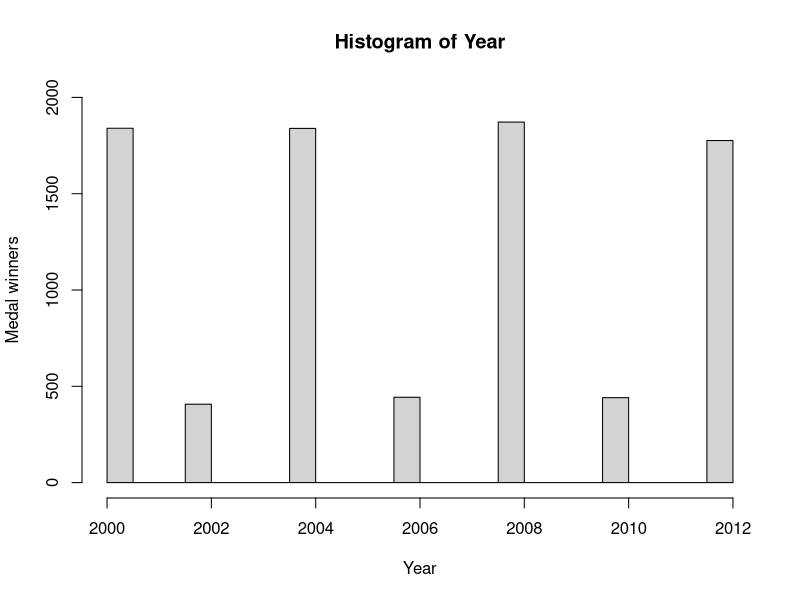
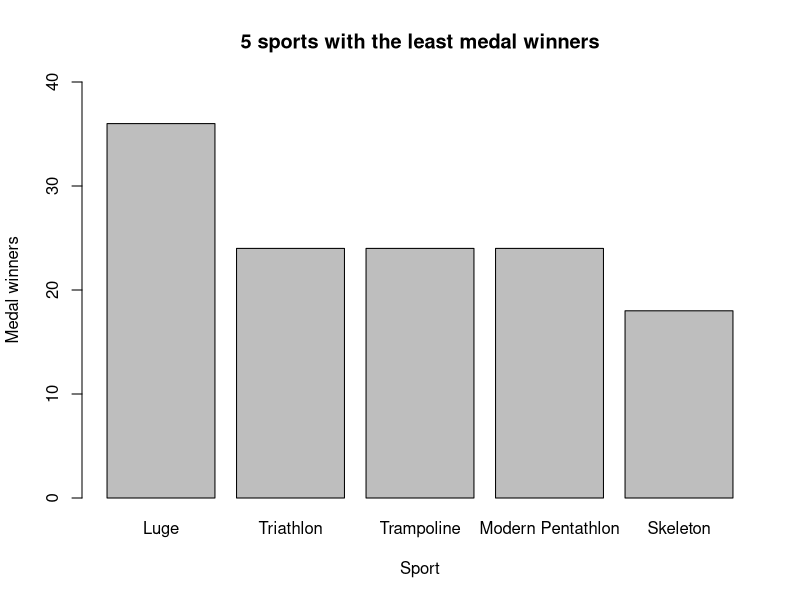
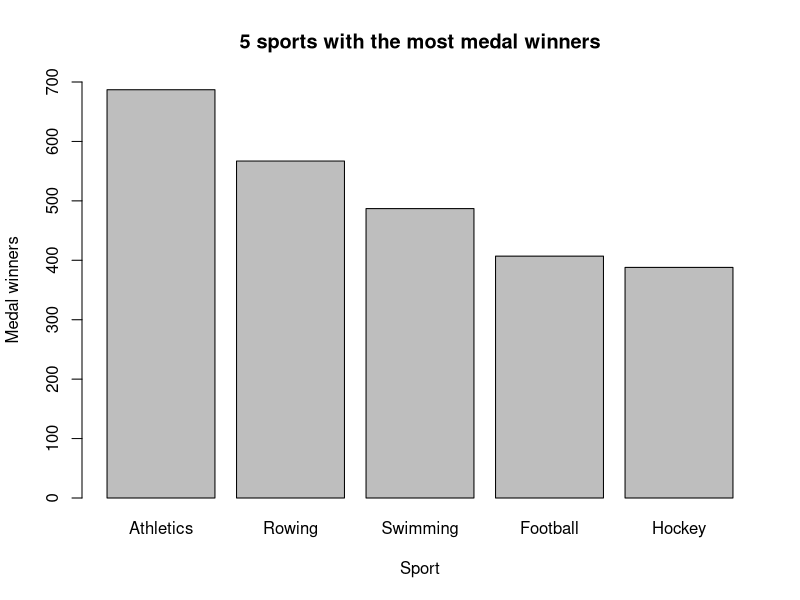
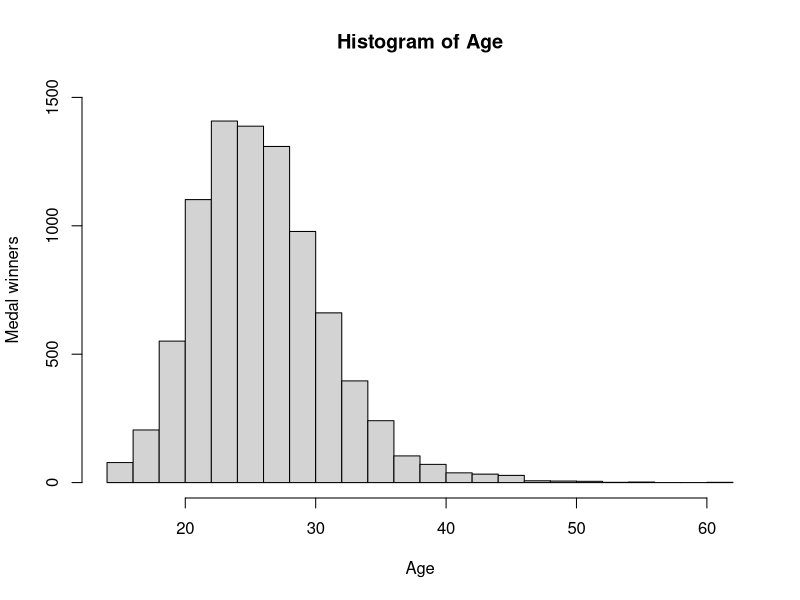
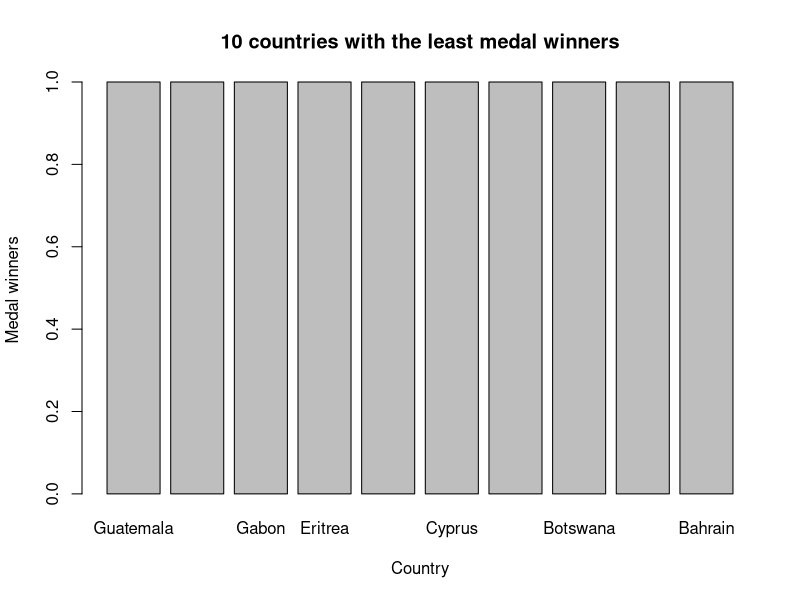
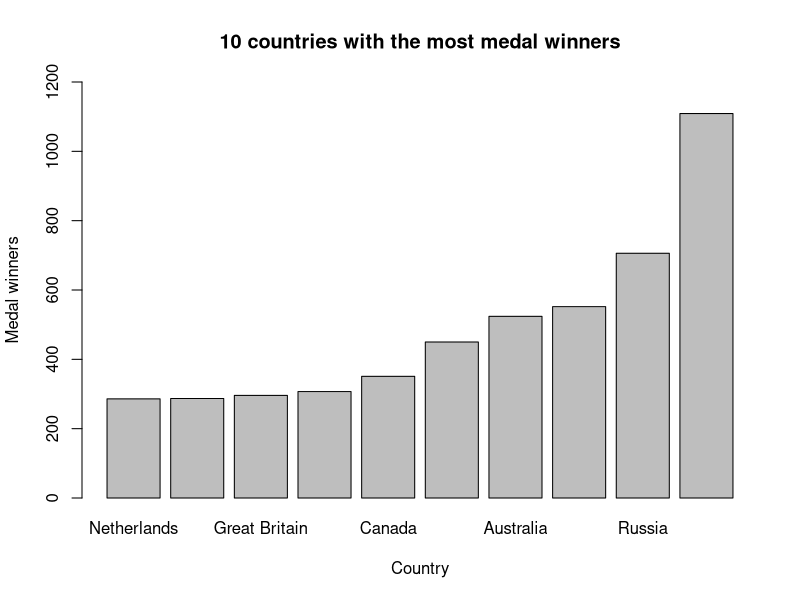
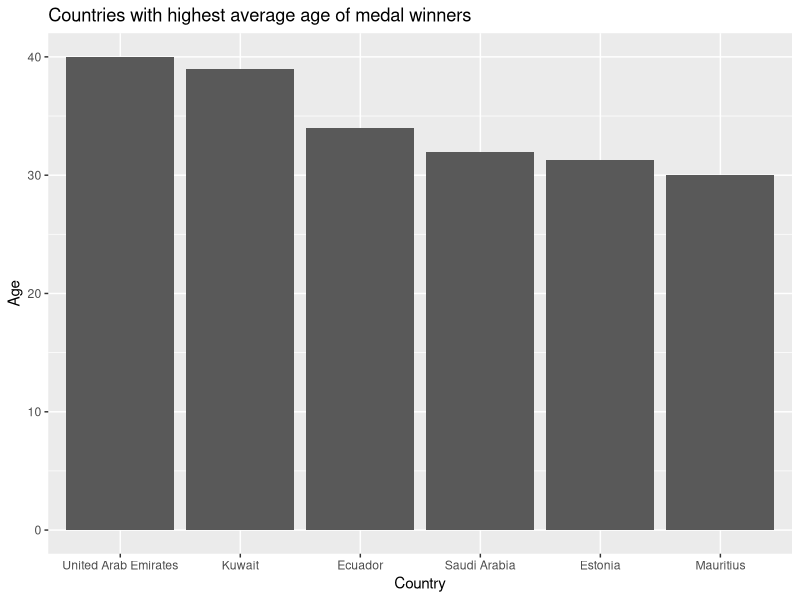
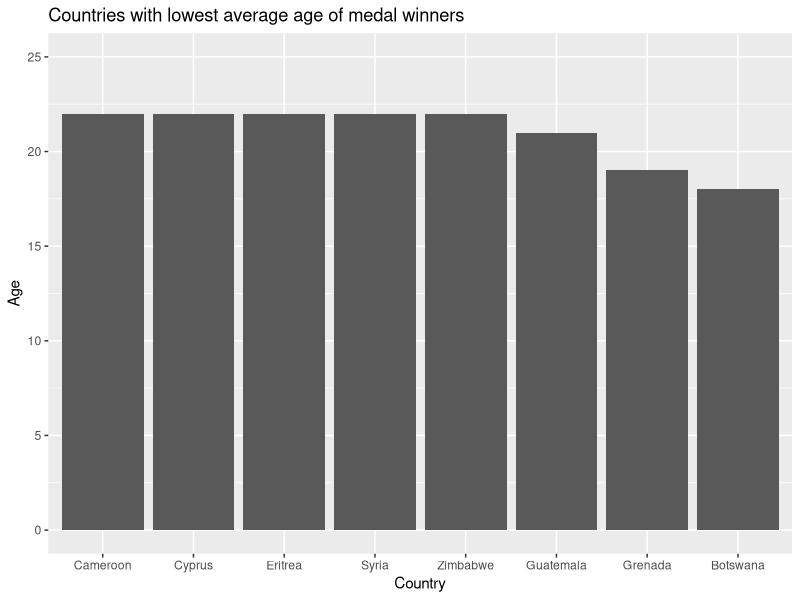

Write R code to recreate these figures, in order.
setwd("c:/users/erlizhou/Desktop/Career/olympic")
data = read.csv("OlympicAthletes_0.csv", header = TRUE)
head(data)
names(data)
dim(data)
summary(data)
attach(data)
hist(Year, breaks = 20, ylim = c(0,2000), ylab = "Medal winners")
with(data, barplot(rev(sort(table(Sport))[1:5]), ylim = c(0,40), xlab="Sport",ylab="Medal winners",main="5 sports with the least medal winners"))
with(data, barplot((sort(table(Sport), decreasing = TRUE)[1:5]),ylim = c(0,700), xlab="Sport",ylab="Medal winners",main="5 sports with the most medal winners"))
hist(Age, breaks = 18, ylim = c(0,1500),ylab = "Medal winners")
with(data, barplot(rev(sort(table(Country))[1:10]), xlab="Country",ylab="Medal winners",main="10 countries with the least medal winners"))
with(data, barplot(rev(sort(table(Country),decreasing = TRUE)[1:10]), ylim=c(0,1200),xlab="Country",ylab="Medal winners",main="10 countries with the most medal winners"))
newdata <- na.omit(data)
require(ggplot2)
age_by_country <- aggregate(newdata[,2], list(newdata$Country), mean)
age_30 <- age_by_country[age_by_country[,2] >= 30,]
ggplot(age_30, aes(x = reorder(Group.1, -x), y = x))+geom_bar(stat="identity")+ggtitle("Countries with highest average age of medal winners")+xlab("Country")+ylab("Age")+ylim(0,40)
age_22 <- age_by_country[age_by_country[,2] <= 22,]
ggplot(age_22, aes(x = reorder(Group.1, -x), y = x))+geom_bar(stat="identity")+ggtitle("Countries with lowest average age of medal winners")+xlab("Country")+ylab("Age")+ylim(0,25)
age_by_sport <- aggregate(newdata[,2], list(newdata$Sport), mean)
age_29 <- age_by_sport[age_by_sport[,2] >= 29,]
ggplot(age_29, aes(x = reorder(Group.1, -x), y = x))+geom_bar(stat="identity")+ggtitle("Sports with highest average age of medal winners")+xlab("Sport")+ylab("Age")+ylim(0,40)
age_23 <- age_by_sport[age_by_sport[,2] <= 23,]
ggplot(age_23, aes(x = reorder(Group.1, -x), y = x))+geom_bar(stat="identity")+ggtitle("Sports with lowest average age of medal winners")+xlab("Sport")+ylab("Age")+ylim(0,25)
age_by_year <- aggregate(newdata[,2], list(newdata$Year), mean)
ggplot(age_by_year, aes(x = reorder(Group.1, -x), y = x))+geom_bar(stat="identity")+ggtitle("Average age of medal winners by year")+xlab("Year")+ylab("Age")+ylim(0,30)
medals_by_country <- aggregate(data[,10], list(data$Country), mean)
medal_high <- medals_by_country[medals_by_country[,2] >= 1.3,]
ggplot(medal_high, aes(x = reorder(Group.1, -x), y = x))+geom_bar(stat="identity")+ggtitle("Countries with highest average medals per medal winner")+xlab("Country")+ylab("Medals")+ylim(0,4)
goldratio_by_country <- aggregate(data[,7]/data[,10], list(data$Country), mean)
goldratio_high <- goldratio_by_country[goldratio_by_country[,2] == 1,]
ggplot(goldratio_high, aes(x = reorder(Group.1, -x), y = x))+geom_bar(stat="identity")+ggtitle("Countries with all medals in gold")+xlab("Country")+ylab("Percent of gold medals")
silverratio_by_country <- aggregate(data[,8]/data[,10], list(data$Country), mean)
silverratio_high <- silverratio_by_country[silverratio_by_country[,2] == 1,]
ggplot(silverratio_high, aes(x = reorder(Group.1, -x), y = x))+geom_bar(stat="identity")+ggtitle("Countries with all medals in silver")+xlab("Country")+ylab("Percent of silver medals")
bronzeratio_by_country <- aggregate(data[,9]/data[,10], list(data$Country), mean)
bronzeratio_high <- bronzeratio_by_country[bronzeratio_by_country[,2] == 1,]
ggplot(bronzeratio_high, aes(x = reorder(Group.1, -x), y = x))+geom_bar(stat="identity")+ggtitle("Countries with all medals in bronze")+xlab("Country")+ylab("Percent of bronze medals")
